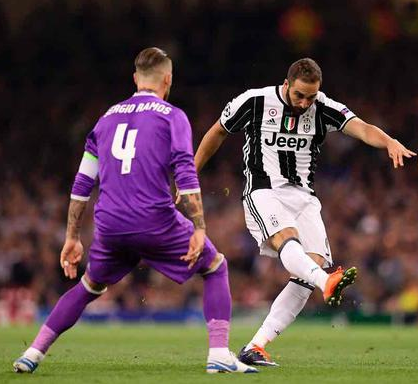
//> input picture project_code/images/target.png, 418 x 384 px
$ ./VC_FANFUHAN_OPENCV020   (built with g++ and OpenCV 4)
//> lines starting //> are read from the running program, lines starting //| are printed output that depends on the picture
### project_code/VC_FANFUHAN_OPENCV/VC_FANFUHAN_OPENCV003/stdafx.h
// stdafx.h : 可在此標頭檔中包含標準的系統 Include 檔，
// 或是經常使用卻很少變更的
// 專案專用 Include 檔案
//

#pragma once

#include "targetver.h"

#include <stdio.h>
#include <tchar.h>


// TODO:  在此參考您的程式所需要的其他標頭

### project_code/VC_FANFUHAN_OPENCV/VC_FANFUHAN_OPENCV020/stdafx.h
// stdafx.h : 可在此標頭檔中包含標準的系統 Include 檔，
// 或是經常使用卻很少變更的
// 專案專用 Include 檔案
//

#pragma once

#include "targetver.h"

#include <stdio.h>
#include <tchar.h>


// TODO:  在此參考您的程式所需要的其他標頭

### project_code/VC_FANFUHAN_OPENCV/VC_FANFUHAN_OPENCV020/VC_FANFUHAN_OPENCV020.cpp
// VC_FANFUHAN_OPENCV020.cpp : 定義主控台應用程式的進入點。
//
/*
// Debug | x32
通用屬性
| C/C++
|	| 一般
|		| 其他 Include 目錄 -> C:\opencv\build\include
|
| 連結器
| 	|一一般
|		|  其他程式庫目錄 -> C:\opencv\build\x64\vc15\lib
|
| 	|一輸入
|		| 其他相依性 -> opencv_world411d.lib;%(AdditionalDependencies)

// Releas | x64
組態屬性
| C/C++
|	| 一般
|		| 其他 Include 目錄 -> C:\opencv\build\include
|
| 連結器
| 	|一般
|		| 其他程式庫目錄 -> C:\opencv\build\x64\vc15\lib
|
| 	|一輸入
|		| 其他相依性 -> opencv_world411.lib;%(AdditionalDependencies)

*/
#include "stdafx.h"
#include <iostream>
#include <opencv2/opencv.hpp>
#include <opencv2/core/core.hpp>
#include <opencv2/highgui/highgui.hpp>

using namespace std;
using namespace cv;

void showHistogram(InputArray src, cv::String StrTitle);
void backProjection_demo(Mat &mat, Mat &model);

void pause()
{
	printf("Press Enter key to continue...");
	fgetc(stdin);
}
int main()
{
	Mat src = imread("../../images/target.png");
//> src is the input picture: 384 rows x 418 cols, CV_8UC3; mean B, G, R 68.5, 69, 88
	Mat model = imread("../../images/sample.png");
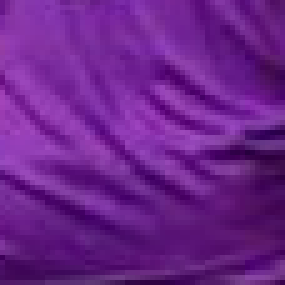
//> input picture project_code/images/sample.png, 57 x 57 px (shown 5 times larger)
//> model is the input picture: 57 rows x 57 cols, CV_8UC3; mean B, G, R 138.8, 34.3, 107.7
	if (src.empty() || model.empty())
	{
		cout << "could not load image.." << endl;
		pause();
		return -1;
	}
	else
	{
		imshow("input_src", src);
		namedWindow("input_model", WINDOW_NORMAL);//允許視窗可以改變大小
		imshow("input_model", model);
		showHistogram(src, "Histogram_input_src");
//> in showHistogram, `split(src, bgr_plane);`:
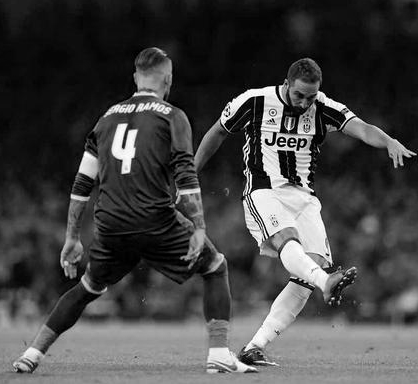
//> bgr_plane[1]: 384 rows x 418 cols, CV_8UC1; min 0, max 255, mean 69
//> in showHistogram, `split(src, bgr_plane);`:
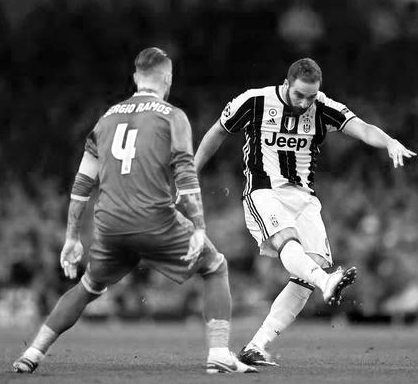
//> bgr_plane[2]: 384 rows x 418 cols, CV_8UC1; min 0, max 255, mean 88
//> in showHistogram, `calcHist(&bgr_plane[0], 1, 0, Mat(), b_hist, 1, bins, ranges);`: b_hist = 256 values, max 7093 at index 15, min 0 at index 255, mean 624.6
//> in showHistogram, `calcHist(&bgr_plane[1], 1, 0, Mat(), g_hist, 1, bins, ranges);`: g_hist = 256 values, max 6877 at index 13, min 0 at index 255, mean 626.8
//> in showHistogram, `calcHist(&bgr_plane[2], 1, 0, Mat(), r_hist, 1, bins, ranges);`: r_hist = 256 values, max 4245 at index 19, min 0 at index 255, mean 621.3
//> in showHistogram, `normalize(b_hist, b_hist, 0, histImage.rows, NORM_MINMAX, -1);`: b_hist = 256 values, max 400 at index 15, min 0 at index 255, mean 35.22
//> in showHistogram, `normalize(g_hist, g_hist, 0, histImage.rows, NORM_MINMAX, -1);`: g_hist = 256 values, max 400 at index 13, min 0 at index 255, mean 36.46
//> in showHistogram, `normalize(r_hist, r_hist, 0, histImage.rows, NORM_MINMAX, -1);`: r_hist = 256 values, max 400 at index 19, min 0 at index 255, mean 58.55
		showHistogram(model, "Histogram_input_model");
//> call 2 of showHistogram, with StrTitle = "Histogram_input_model"
//> in showHistogram (call 2), `split(src, bgr_plane);`:
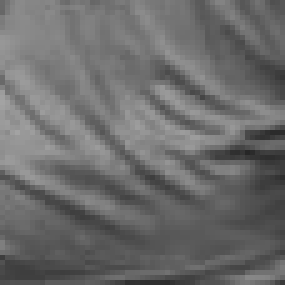
//> bgr_plane[2]: 57 rows x 57 cols, CV_8UC1 (shown 5 times larger); min 39, max 163, mean 107.7
//> in showHistogram (call 2), `calcHist(&bgr_plane[0], 1, 0, Mat(), b_hist, 1, bins, ranges);`: b_hist = 256 values, max 61 at index 149, min 0 at index 0, mean 12.69
//> in showHistogram (call 2), `calcHist(&bgr_plane[1], 1, 0, Mat(), g_hist, 1, bins, ranges);`: g_hist = 256 values, max 83 at index 18, min 0 at index 75, mean 12.69
//> in showHistogram (call 2), `calcHist(&bgr_plane[2], 1, 0, Mat(), r_hist, 1, bins, ranges);`: r_hist = 256 values, max 69 at index 92, min 0 at index 0, mean 12.69
//> in showHistogram (call 2), `normalize(b_hist, b_hist, 0, histImage.rows, NORM_MINMAX, -1);`: b_hist = 256 values, max 400 at index 149, min 0 at index 0, mean 83.22
//> in showHistogram (call 2), `normalize(g_hist, g_hist, 0, histImage.rows, NORM_MINMAX, -1);`: g_hist = 256 values, max 400 at index 18, min 0 at index 75, mean 61.16
//> in showHistogram (call 2), `normalize(r_hist, r_hist, 0, histImage.rows, NORM_MINMAX, -1);`: r_hist = 256 values, max 400 at index 92, min 0 at index 0, mean 73.57
//> after the loop in showHistogram (call 2), `for (int i = 1; i < bins[0]; ++i)`:
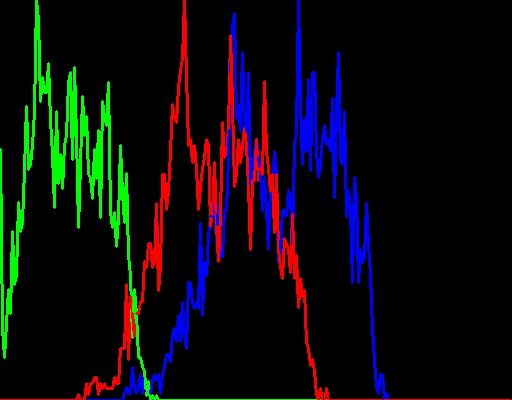
//> histImage: 400 rows x 512 cols, CV_8UC3; mean B, G, R 12.2, 10.1, 10.5

		backProjection_demo(src, model);
//> in backProjection_demo, `cvtColor(image, image_hsv, COLOR_BGR2HSV);`: image_hsv: 384 rows x 418 cols, CV_8UC3; mean H, S, V 89.5, 107.4, 93.9
//> in backProjection_demo, `cvtColor(model, model_hsv, COLOR_BGR2HSV);`: model_hsv: 57 rows x 57 cols, CV_8UC3; mean H, S, V 141.1, 195.6, 138.8
//> in backProjection_demo, `normalize(roiHist, roiHist, 0, 255, NORM_MINMAX, -1, Mat());`: roiHist: 32 rows x 32 cols, CV_32FC1; min 0, max 255, mean 2.5
//> in backProjection_demo, `calcBackProject(&image_hsv, 1, channels, roiHist, roiproj, ranges);`:
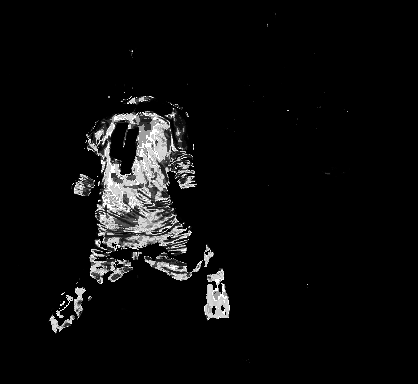
//> roiproj: 384 rows x 418 cols, CV_8UC1; min 0, max 255, mean 12.6
//> in backProjection_demo, `bitwise_not(roiproj, backproj);`:
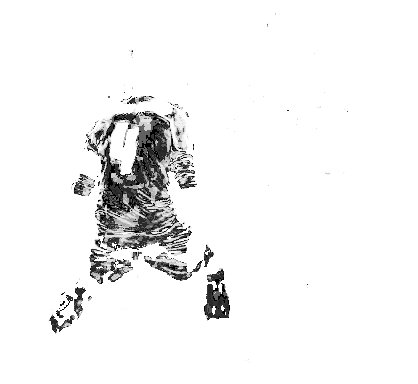
//> backproj: 384 rows x 418 cols, CV_8UC1; min 0, max 255, mean 242.4

		waitKey(0);
	}

	return 0;
}

void backProjection_demo(Mat &image, Mat &model)
{
	Mat image_hsv, model_hsv;
	cvtColor(image, image_hsv, COLOR_BGR2HSV);//彩色轉HSV
	cvtColor(model, model_hsv, COLOR_BGR2HSV);

	// 定义直方图参数与属性
	int h_bins = 32, s_bins = 32;
	int histSize[] = { h_bins, s_bins };//要切分的像素強度值範圍，預設為256。每個channel皆可指定一個範圍。例如，[32,32,32] 表示RGB三個channels皆切分為32區段
	float h_ranges[] = { 0, 180 }, s_ranges[] = { 0, 256 };
	const float* ranges[] = { h_ranges, s_ranges };
	int channels[] = { 0, 1 };

	Mat roiHist;//計算ROI的直方圖
	calcHist(&model_hsv, 1, channels, Mat(), roiHist, 2, histSize, ranges);
	normalize(roiHist, roiHist, 0, 255, NORM_MINMAX, -1, Mat());

	Mat roiproj,backproj;
	calcBackProject(&image_hsv, 1, channels, roiHist, roiproj, ranges);//使用反向投影 產生ROI(前景)的mask
	bitwise_not(roiproj, backproj);//產生背景的mask
	imshow("ROIProj", roiproj);
	imshow("BackProj", backproj);
}
void showHistogram(InputArray src, cv::String StrTitle)
{
	bool blnGray = false;
	if (src.channels() == 1)
	{
		blnGray = true;
	}

	// 三通道/單通道 直方圖 紀錄陣列
	vector<Mat> bgr_plane;
	vector<Mat> gray_plane;

	// 定义参数变量
	const int channels[1] = { 0 };
	const int bins[1] = { 256 };
	float hranges[2] = { 0, 255 };
	const float *ranges[1] = { hranges };
	Mat b_hist, g_hist, r_hist, hist;
	// 计算三通道直方图
	/*
	void calcHist( const Mat* images, int nimages,const int* channels, InputArray mask,OutputArray hist, int dims, const int* histSize,const float** ranges, bool uniform=true, bool accumulate=false );
	1.輸入的圖像數組
	2.輸入數組的個數
	3.通道數
	4.掩碼
	5.直方圖
	6.直方圖維度
	7.直方圖每個維度的尺寸數組
	8.每一維數組的範圍
	9.直方圖是否是均勻
	10.配置階段不清零
	*/
	if (blnGray)
	{
		split(src, gray_plane);
		calcHist(&gray_plane[0], 1, 0, Mat(), hist, 1, bins, ranges);
	}
	else
	{
		split(src, bgr_plane);
		calcHist(&bgr_plane[0], 1, 0, Mat(), b_hist, 1, bins, ranges);
		calcHist(&bgr_plane[1], 1, 0, Mat(), g_hist, 1, bins, ranges);
		calcHist(&bgr_plane[2], 1, 0, Mat(), r_hist, 1, bins, ranges);
	}

	/*
	* 显示直方图
	*/
	int hist_w = 512;
	int hist_h = 400;
	int bin_w = cvRound((double)hist_w / bins[0]);
	Mat histImage = Mat::zeros(hist_h, hist_w, CV_8UC3);
	// 归一化直方图数据
	if (blnGray)
	{
		normalize(hist, hist, 0, histImage.rows, NORM_MINMAX, -1);
	}
	else
	{
		normalize(b_hist, b_hist, 0, histImage.rows, NORM_MINMAX, -1);
		normalize(g_hist, g_hist, 0, histImage.rows, NORM_MINMAX, -1);
		normalize(r_hist, r_hist, 0, histImage.rows, NORM_MINMAX, -1);
	}

	// 绘制直方图曲线
	for (int i = 1; i < bins[0]; ++i)
	{
		if (blnGray)
		{
			line(histImage, Point(bin_w * (i - 1), hist_h - cvRound(hist.at<float>(i - 1))),
				Point(bin_w * (i), hist_h - cvRound(hist.at<float>(i))), Scalar(255, 255, 255),
				2, 8, 0);
		}
		else
		{
			line(histImage, Point(bin_w * (i - 1), hist_h - cvRound(b_hist.at<float>(i - 1))),
				Point(bin_w * (i), hist_h - cvRound(b_hist.at<float>(i))), Scalar(255, 0, 0),
				2, 8, 0);
			line(histImage, Point(bin_w * (i - 1), hist_h - cvRound(g_hist.at<float>(i - 1))),
				Point(bin_w * (i), hist_h - cvRound(g_hist.at<float>(i))), Scalar(0, 255, 0),
				2, 8, 0);
			line(histImage, Point(bin_w * (i - 1), hist_h - cvRound(r_hist.at<float>(i - 1))),
				Point(bin_w * (i), hist_h - cvRound(r_hist.at<float>(i))), Scalar(0, 0, 255),
				2, 8, 0);
		}


	}
	imshow(StrTitle, histImage);
}

/*
HSV （HSV顏色模型）

https://baike.baidu.hk/item/HSV/547122

HSV(Hue, Saturation, Value)是根據顏色的直觀特性由A. R. Smith在1978年創建的一種顏色空間, 也稱六角錐體模型(Hexcone Model)。

色調H : 用角度度量，取值范圍為0°～360°，從紅色開始按逆時針方向計算，紅色為0°，綠色為120°,藍色為240°。它們的補色是：黃色為60°，青色為180°,紫色為300°；

飽和度S : 表示顏色接近光譜色的程度。一種顏色，可以看成是某種光譜色與白色混合的結果。其中光譜色所占的比例愈大，顏色接近光譜色的程度就愈高，顏色的飽和度也就愈高。飽和度高，顏色則深而艷。光譜色的白光成分為0，飽和度達到最高。通常取值范圍為0%～100%，值越大，顏色越飽和。

明度V : 表示顏色明亮的程度，對於光源色，明度值與發光體的光亮度有關；對於物體色，此值和物體的透射比或反射比有關。通常取值范圍為0%（黑）到100%（白）。

RGB和CMY顏色模型都是面向硬件的，而HSV（Hue Saturation Value）顏色模型是面向用戶的。

HSV模型的三維表示從RGB立方體演化而來。設想從RGB沿立方體對角線的白色頂點向黑色頂點觀察，就可以看到立方體的六邊形外形。六邊形邊界表示色彩，水平軸表示純度，明度沿垂直軸測量。

RGB轉化到HSV的算法:
max=max(R,G,B)；
min=min(R,G,B)；
V=max(R,G,B)；
S=(max-min)/max；
if (R = max) H =(G-B)/(max-min)* 60；
if (G = max) H = 120+(B-R)/(max-min)* 60；
if (B = max) H = 240 +(R-G)/(max-min)* 60；
if (H < 0) H = H+ 360；

HSV轉化到RGB的算法:
if (s = 0)
R=G=B=V;
else
H /= 60;
i = INTEGER(H);
f = H - i;
a = V * ( 1 - s );
b = V * ( 1 - s * f );
c = V * ( 1 - s * (1 - f ) );
switch(i)
case 0: R = V; G = c; B = a;
case 1: R = b; G = v; B = a;
case 2: R = a; G = v; B = c;
case 3: R = a; G = b; B = v;
case 4: R = c; G = a; B = v;
case 5: R = v; G = a; B = b;
*/
